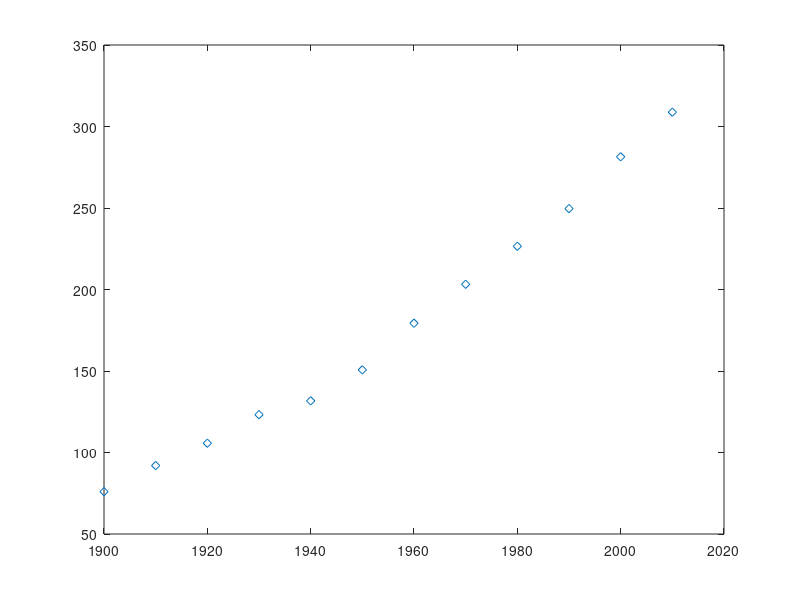

Reproduce this figure in MATLAB. (Note: this script raises an error after producing the figure.)
x = 1900:10:2010;
y = [75.995, 91.972, 105.71, 123.2, 131.67, 150.7, 179.32, 203.21, 226.51, 249.63, 281.42, 308.79];
plot(x, y, 'd');
hold on;

Ox = min(x):1:max(x);

% model polinomial de grad 3
n = 3;
A = zeros(n+1);
b = zeros(n+1, 1);

for i=1:n+1
  for j=1:n+1
    A(i, j) = sum(x.^(i+j-2));
  endfor
  
  b(i) = sum(y.*x.^(i-1));
endfor

coeff = A\b

% model exponential

% y = K*e^(alpha*x) ==> lny = lnK + alpha*x

m = length(x);
%alpha = (sum(x.^2)*sum(y)-sum(x.*y)*sum(x))/(m*sum(x.^2)-sum(x)^2)
%K = exp((m*sum(x.*y)-sum(x)*sum(y))/(m*sum(x.^2)-sum(x)^2))

alpha = (sum(y)*sum(x.*y.*log(y))-sum(x.*y)*sum(y.*log(y)))/(sum(y)*sum(x.^2.*y)-sum(x.*y)^2)
K = exp((sum(x.^2.*y)*sum(y.*log(y))-sum(x.*y)*sum(x.*y.*log(y)))/(sum(y)*sum(x.^2.*y)-sum(x.*y)^2))

pkg load symbolic;
syms x;
polin = sym(0);
for i=1:n+1
    polin += vpa(coeff(i))*x^(i-1);
endfor

expon = @(argument) K .* exp(alpha .* argument);
plot(Ox, expon(Ox));

plot(Ox, double(subs(polin, x, vpa(Ox))));
